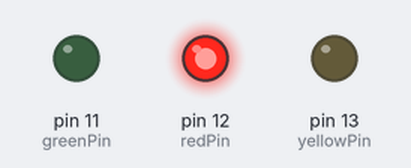
Simulated run of this sketch. Board: Arduino Uno, built with avr-gcc and run on an emulated ATmega328P. Shown: output pins drawn as LEDs (lit = HIGH). Random numbers use the default seed unless the sketch sets one.

Above: at 0.1 s.
At 11.1 s:
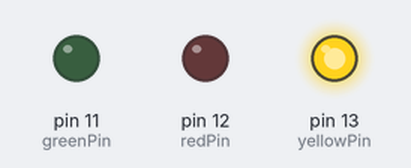
At 20.1 s:
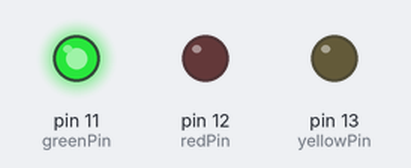
At 39.6 s:
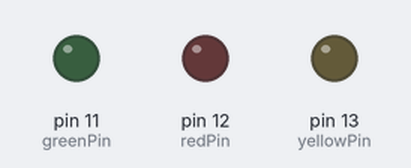
Timing chart, 0 to 40.0 s (numbered marks = the images above):
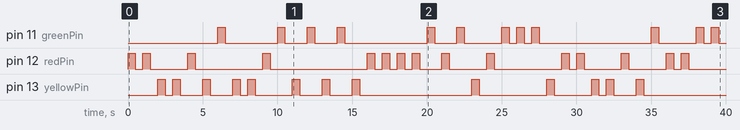

Measured:
- by itself, pin 11 (greenPin): LOW → HIGH at 6.0 s, → LOW 0.50 s later, → HIGH 3.5 s later, → LOW 0.50 s later, … (24 changes in this stretch)
- by itself, pin 12 (redPin): LOW → HIGH at 0.00 s, → LOW 0.50 s later, → HIGH 0.50 s later, → LOW 0.50 s later, … (30 changes in this stretch)
- by itself, pin 13 (yellowPin): LOW → HIGH at 2.0 s, → LOW 0.50 s later, → HIGH 0.50 s later, → LOW 0.50 s later, … (26 changes in this stretch)

The sketch:

blink.ino
```cpp
/*
 Tres Blinkers
 Alvin Milton
 http://www.alvinmilton.com
 */

int redPin = 12;
int yellowPin = 13;
int greenPin = 11;

void setup() {
  // initialize outputs
  pinMode(redPin, OUTPUT);
  pinMode(yellowPin, OUTPUT);
  pinMode(greenPin, OUTPUT);
}


void flasher( int ledPin ) {
  digitalWrite(ledPin, HIGH);
  delay(500);
  digitalWrite(ledPin, LOW);
  delay(500);
}

void loop() {
  // Does something forever till you turn it off.
  // turn on and off then repeat
  int theNum = random(3);

  if ( theNum == 1 ) {
    flasher(redPin);
  } else if ( theNum == 2 ) {
    flasher(yellowPin);
  } else {
    flasher(greenPin);
  }
}
```
